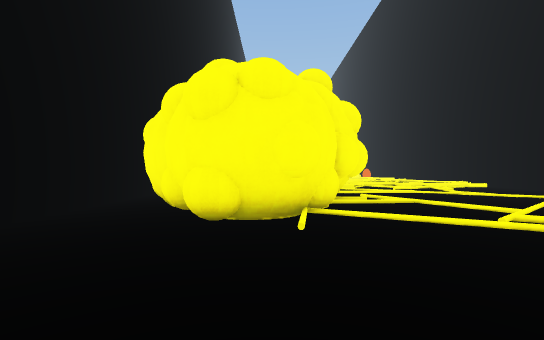
view 1 (above)

18 first-person views from a walk through a Unity game level. The camera is 1.4 m above the floor, looks level and sees 85° across. The floor is counted in squares, 2 m on a side. Each view is taken from the middle of a square. On the plan, view 1 faces up. The plan holds only what a view shows up to about 10 squares ahead; the rest is blank. The place goes on beyond the plan. The player is left out.

view 2
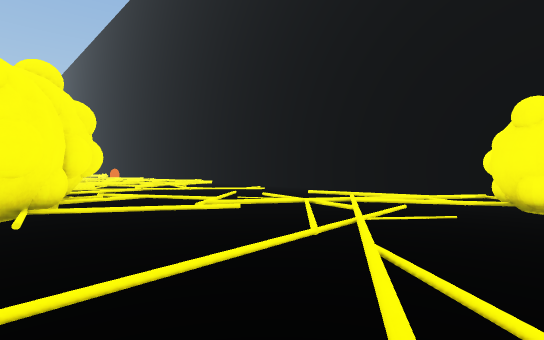

view 3
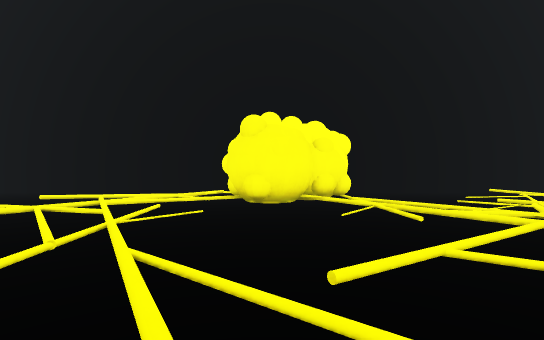

view 4
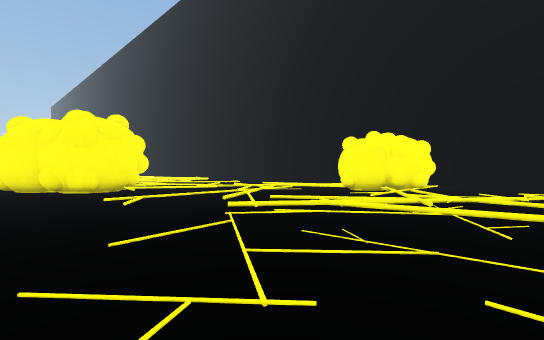

view 5
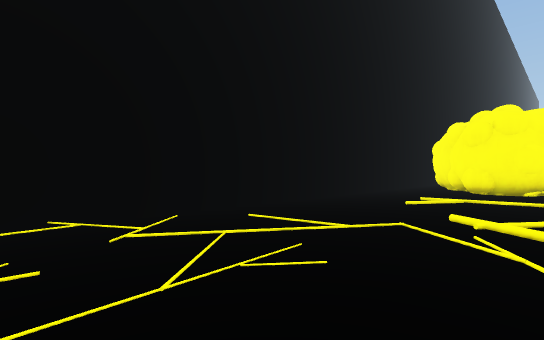

view 6
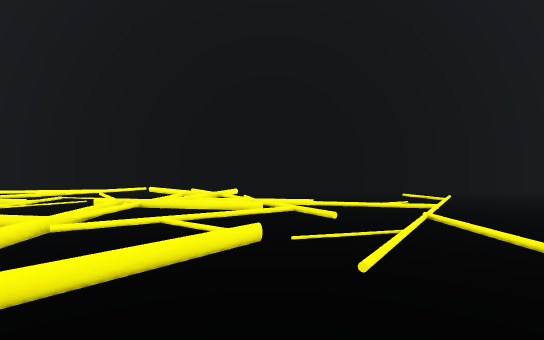

view 7
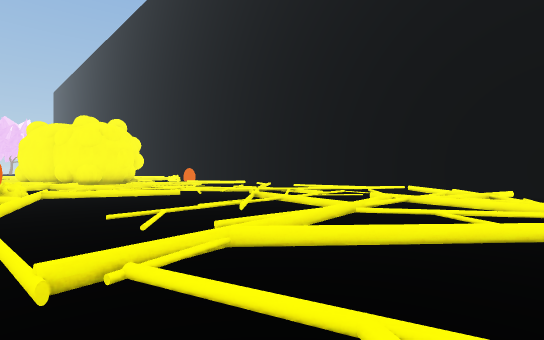

view 8
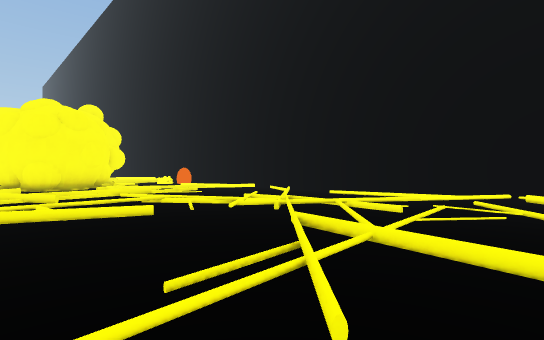

view 9
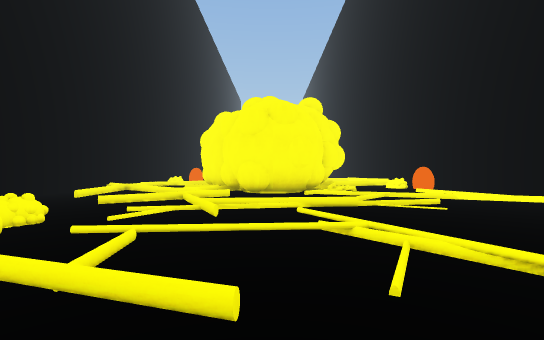

view 10
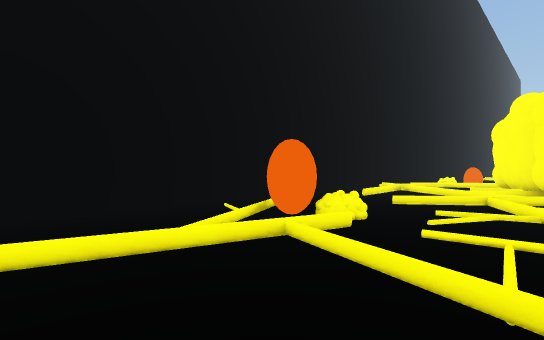

view 11
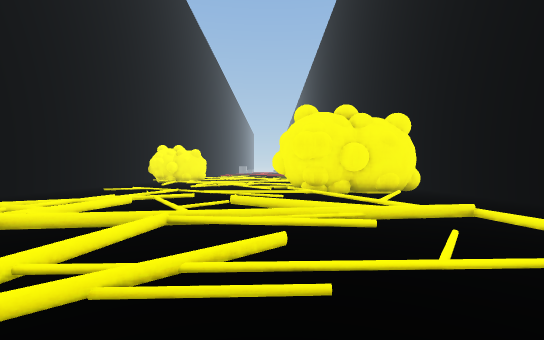

view 12
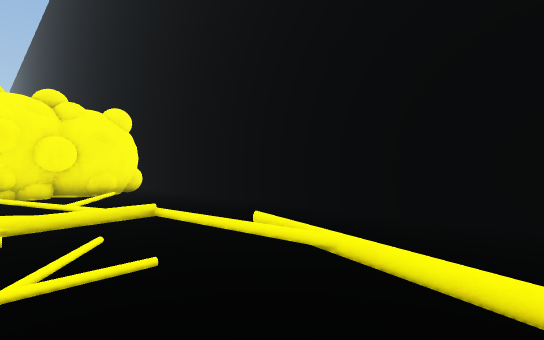

view 13
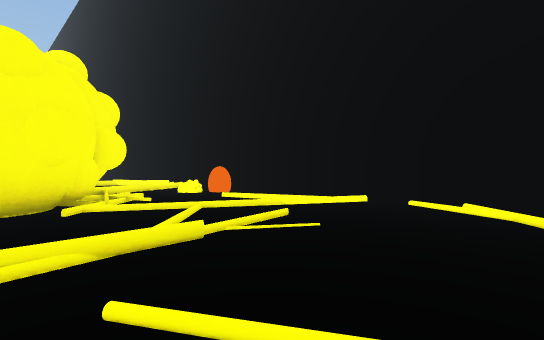

view 14
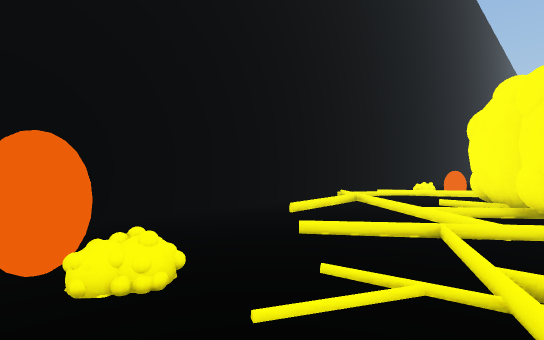

view 15
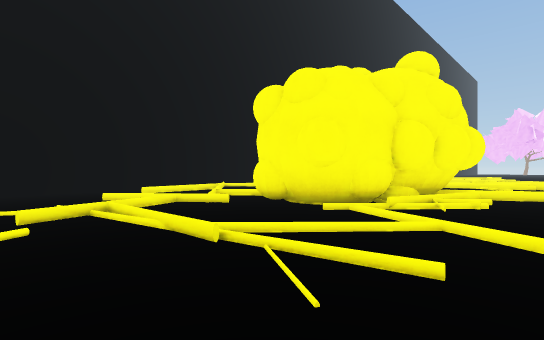

view 16
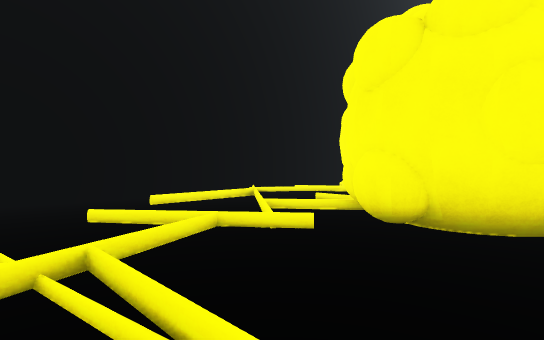

view 17
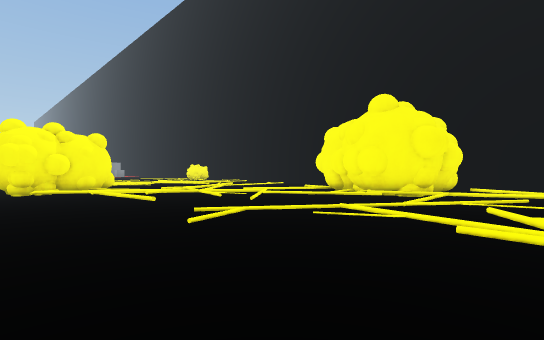

view 18
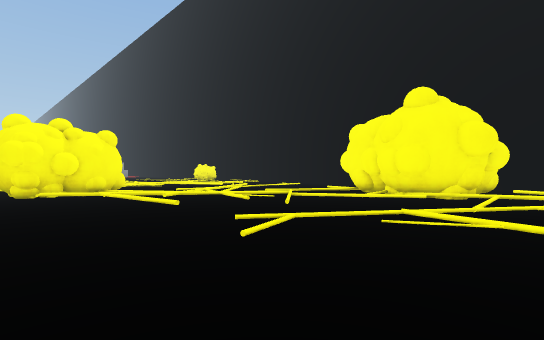

### Floor plan
Key: @ floor where view 1 was taken; # wall or solid block; . main floor; : floor 0.25 m higher than the main floor; / step, stairs or slope; = window, fence, low wall or low ledge; B yellow ball; O other object.
Columns run from 4 left of view 1 to 10 right of it. Each row starts with its distance up from view 1.
 28  #  BB   ## =
 27 ##..##  BB#.##
 26 #... ##OBB ..#
 25 #./..BBBBB...#
 24 #./...B###..:#
 23 #............##
 22 #.............#
 21 #............##
 20 #.//O........##
 19 #./##////.///.#
 18 #..////... /..#
 17   ......:.../.#
 16   ........../.#
 15   ........////#
 14   .///....//./#
 13   .///......//#
 12 #../////..////#
 11 #..././//////.#
 10 #.../..////...#
  9 #.....////....#
  8 #..#BB////....#
  7 #.BBBB/.......#
  6 #.B  OB.......#
  5 #..BBB..//....#
  4 #..BB/.../....#
  3 #.....////....#
  2 #........///..#
  1 #.....//////..#
  0 #...@././.OBB.#
 -1 #..../....BB
 -2 #...///./.OB
 -3   /////////.O.#
 -4  /././////....#
 -5  ///.//.//....#
 -6  /.......//...#
 -7            //.#

Positions as (right, up) in squares from view 1, and headings:
1: (0, 0), facing up
2: (0, -1), facing up-right
3: (0, -1), facing right
4: (-3, -6), facing up-right
5: (1, -6), facing up-left
6: (0, 10), facing right
7: (-1, 10), facing up-right
8: (1, 13), facing up-right
9: (3, 16), facing up
10: (2, 16), facing up-left
11: (2, 16), facing down
12: (1, 16), facing down-left
13: (3, 19), facing up-right
14: (2, 19), facing up-left
15: (7, 20), facing up-left
16: (4, 21), facing up-left
17: (9, 10), facing down-left
18: (9, 9), facing down-left
